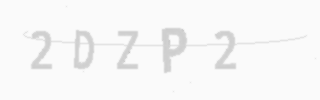
#> input picture 1.png, 320 x 100 px
$ python -i solver.py   (imports and definitions only)
#> lines starting #> are read from the running program, lines starting #| are printed output that depends on the picture; after the words box and inside, x2 and y2 are one past the last pixel; in counts of white or black regions, pixels touching at a corner belong together
#> further down, picture is the input picture: shape (100, 320); min 195, max 250, mean 246.8
"""
solver.py
=========
Our CUSTOM CAPTCHA-solving engine (no third-party API).

Pipeline for a text CAPTCHA:
    1. Decode bytes -> grayscale image            (Pillow/OpenCV)
    2. Upscale                                     (helps OCR on small text)
    3. Denoise + threshold (binarize)              (OpenCV)
    4. Morphological "close" to reconnect strokes  (OpenCV)
    5. OCR with a restricted character whitelist   (Tesseract)
    6. Clean the result + compute a confidence     (Tesseract per-char conf)

We return a structured result: the predicted text, a 0..1 confidence,
the elapsed time, and which preprocessing variant won. Several
preprocessing variants are tried and the highest-confidence one wins —
this is a simple but effective reliability trick.
"""
from __future__ import annotations

import io
import re
import time
from dataclasses import dataclass, asdict

import cv2
import numpy as np
import pytesseract
from PIL import Image

# Only allow the characters our synthetic generator can produce.
# (Tesseract does much better when the search space is constrained.)
_WHITELIST = "ABCDEFGHJKMNPQRSTUVWXYZ23456789"
_TESS_CONFIG = (
    f"--psm 8 --oem 3 -c tessedit_char_whitelist={_WHITELIST}"
)  # psm 8 = treat the image as a single word


class TesseractMissingError(RuntimeError):
    """Raised when the Tesseract OCR binary is not installed/on PATH."""


# [7 lines left out: function tesseract_available, not called in this run]


@dataclass
class SolveResult:
    text: str
    confidence: float          # 0.0 .. 1.0
    elapsed_ms: float
    method: str                # e.g. "custom-ocr (variant=otsu)"
    variant: str
    success: bool              # did we read ANY plausible text?

    def to_dict(self) -> dict:
        return asdict(self)


# [4 lines left out: function _to_cv_gray, not called in this run]


def _preprocess_variants(gray: np.ndarray) -> dict[str, np.ndarray]:
    """Produce several cleaned versions; we OCR each and keep the best."""
    # Upscale 3x — small CAPTCHA text reads far better when enlarged.
    gray = cv2.resize(gray, None, fx=3, fy=3, interpolation=cv2.INTER_CUBIC)
    # Light blur to suppress speckle noise.
    blur = cv2.medianBlur(gray, 3)

    variants: dict[str, np.ndarray] = {}

    # Variant A: Otsu's automatic global threshold.
    _, otsu = cv2.threshold(blur, 0, 255,
                            cv2.THRESH_BINARY + cv2.THRESH_OTSU)
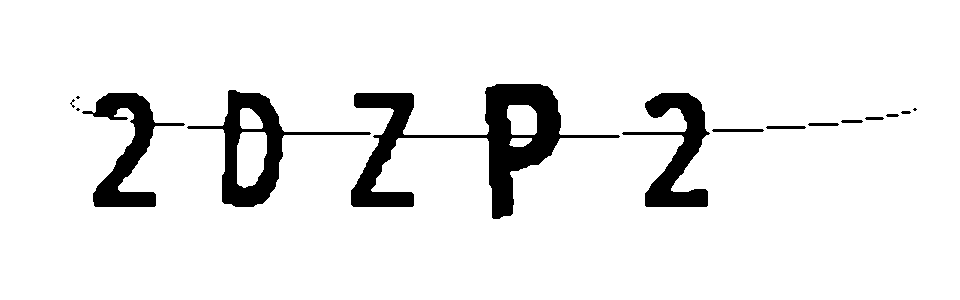
#> otsu: shape (300, 960); 92.3% white; 15 black regions (4 under 20 px), largest, box (x1, y1, x2, y2) and area: (351, 84, 620, 219) 9590, (187, 90, 371, 207) 4447, (622, 93, 710, 207) 3798
    variants["otsu"] = otsu

    # Variant B: inverted Otsu (some CAPTCHAs are light-on-dark).
    variants["otsu_inv"] = cv2.bitwise_not(otsu)

    # Variant C: adaptive threshold (handles uneven backgrounds).
    adaptive = cv2.adaptiveThreshold(
        blur, 255, cv2.ADAPTIVE_THRESH_GAUSSIAN_C,
        cv2.THRESH_BINARY, 25, 10)
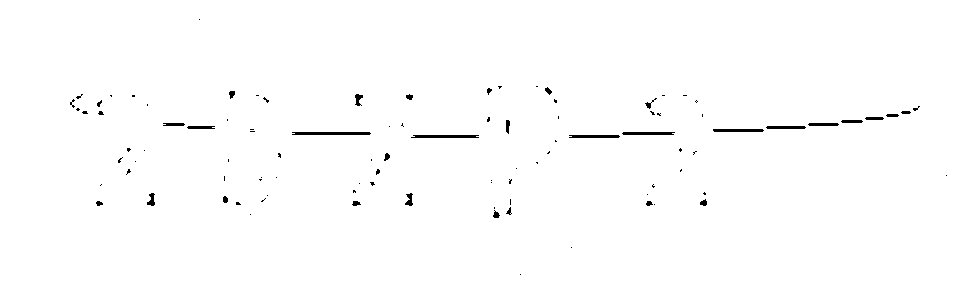
#> adaptive: shape (300, 960); 99.2% white; 99 black regions (69 under 20 px), largest, box (x1, y1, x2, y2) and area: (292, 132, 371, 135) 232, (411, 135, 479, 138) 195, (622, 132, 675, 135) 153
    variants["adaptive"] = adaptive

    # Morphological close on the Otsu variant to reconnect broken strokes.
    kernel = cv2.getStructuringElement(cv2.MORPH_RECT, (2, 2))
    variants["otsu_closed"] = cv2.morphologyEx(otsu, cv2.MORPH_CLOSE, kernel)

    return variants


# [145 lines left out: functions _ocr_with_confidence, _text_captcha_variants, solve_text_image, solve_image, not called in this run]

>>> import cv2
>>> picture = cv2.imread('../../1.png', cv2.IMREAD_GRAYSCALE)
>>> result = _preprocess_variants(picture)
#> result = 4 items
